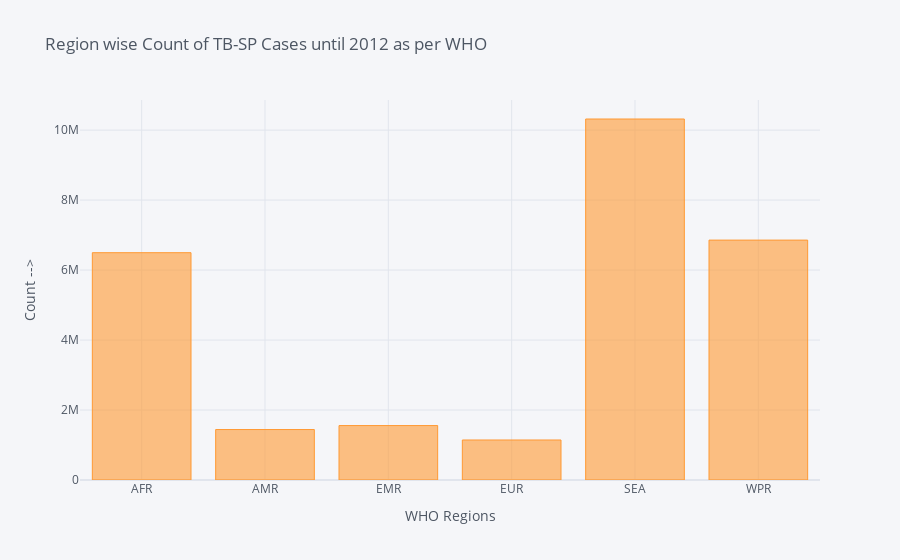
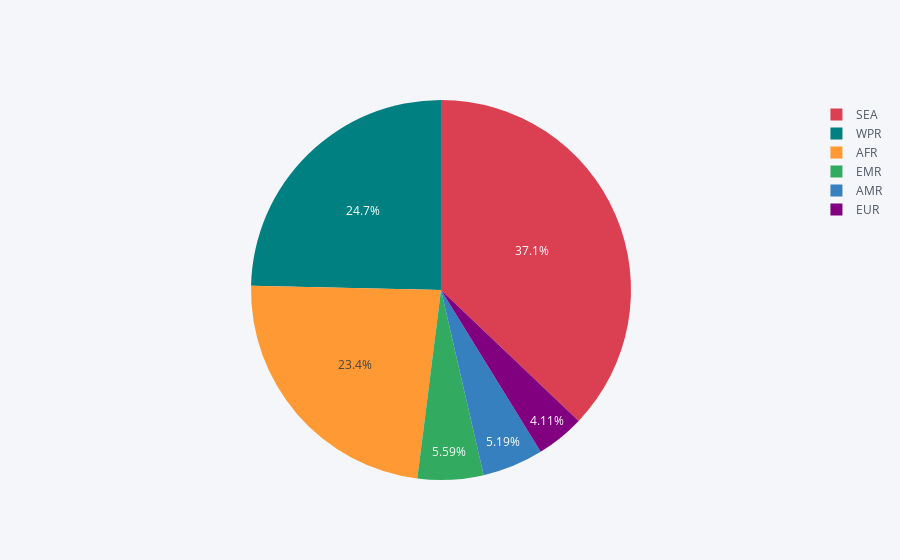

Notebook source saved alongside these figures, in order:
### Markdown cell above
### Region wise Analysis
#### Visualizing which region wise count of SP-TB casesaround the world
- ```AMR -> Region of Americas```
- ```WPR -> Western Pacific Region```
- ```AFR -> African Region```
- ```EMR -> Eastern Mediterranean Region```
- ```EUR -> European Region```
- ```SEA -> South East Asian Region```

### Code cell
## Creating a dataframe for Regions Total only be creating a pivot
region_sp_df=new_sp_df.pivot_table(index='g_whoregion',values='Final',aggfunc=np.sum).reset_index()
#region_sp_df

## Plotting BAR and PIE graph using plotly
region_sp_df.iplot(kind='bar',x='g_whoregion',y='Final',
                   title='Region wise Count of TB-SP Cases until 2012 as per WHO',
                   xTitle='WHO Regions',
                   yTitle='Count -->',
                  )
region_sp_df.iplot(kind='pie',labels = 'g_whoregion', values = 'Final')

### Figure 1 — Plotly figure (JSON) as saved in the notebook; plotly's stock layout.template omitted (floating-point values rounded to 4 significant figures)
{"data": [{"marker": {"color": "rgba(255, 153, 51, 0.6)", "line": {"color": "rgba(255, 153, 51, 1.0)", "width": 1}}, "name": "Final", "orientation": "v", "text": "", "type": "bar", "x": ["AFR", "AMR", "EMR", "EUR", "SEA", "WPR"], "y": [6496306, 1442145, 1555682, 1143443, 10317461, 6856525]}], "layout": {"legend": {"bgcolor": "#F5F6F9", "font": {"color": "#4D5663"}}, "paper_bgcolor": "#F5F6F9", "plot_bgcolor": "#F5F6F9", "title": {"font": {"color": "#4D5663"}, "text": "Region wise Count of TB-SP Cases until 2012 as per WHO"}, "xaxis": {"gridcolor": "#E1E5ED", "showgrid": true, "tickfont": {"color": "#4D5663"}, "title": {"font": {"color": "#4D5663"}, "text": "WHO Regions"}, "zerolinecolor": "#E1E5ED"}, "yaxis": {"gridcolor": "#E1E5ED", "showgrid": true, "tickfont": {"color": "#4D5663"}, "title": {"font": {"color": "#4D5663"}, "text": "Count -->"}, "zerolinecolor": "#E1E5ED"}}}

### Figure 2 — Plotly figure (JSON) as saved in the notebook; plotly's stock layout.template omitted (floating-point values rounded to 4 significant figures)
{"data": [{"labels": ["AFR", "AMR", "EMR", "EUR", "SEA", "WPR"], "marker": {"colors": ["rgba(255, 153, 51, 1.0)", "rgba(55, 128, 191, 1.0)", "rgba(50, 171, 96, 1.0)", "rgba(128, 0, 128, 1.0)", "rgba(219, 64, 82, 1.0)", "rgba(0, 128, 128, 1.0)"]}, "name": "", "type": "pie", "values": [6496306, 1442145, 1555682, 1143443, 10317461, 6856525]}], "layout": {"legend": {"bgcolor": "#F5F6F9", "font": {"color": "#4D5663"}}, "paper_bgcolor": "#F5F6F9", "plot_bgcolor": "#F5F6F9", "titlefont": {"color": "#4D5663"}}}
